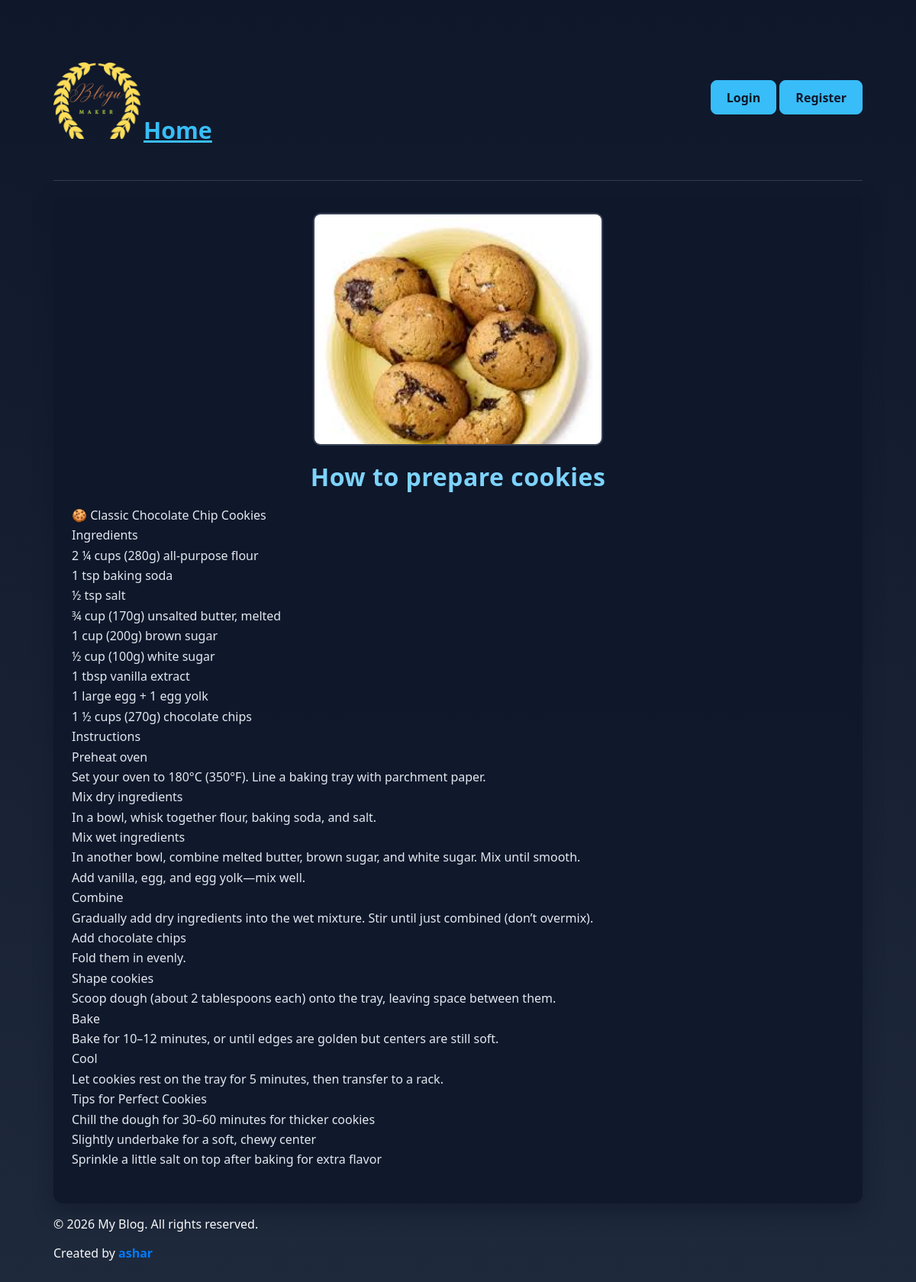
Screenshot of /how-to-prepare-cookies/ with the database file from the repository.
### Article/models.py (models this page shows, shortened)
class Article(models.Model):
    title = models.CharField(max_length = 50)
    body = models.TextField(editable= True)
    Creation_date = models.DateTimeField(auto_now_add = True)
    Author = models.ForeignKey(User,on_delete=models.CASCADE)
    Image = models.ImageField(upload_to="Thumb/",default="Thumb/Default.png",)
    slug = models.SlugField(allow_unicode=True,default=None)

### Article/views.py (the view)
# urls.py: path("<slug:content>/",views.Detail_view,name="details"),
def Detail_view(request,content):
    details = Article.objects.get(slug = content)
    return render(request,'content.html',{"Details":details})

### Article/templates/content.html (shortened to what this page needs)
{% extends 'main.html' %}
{% block content %}
<div class="sub-container" >
<div class="content_img">
    <img src=" {{ Details.Image.url }} " alt="Blog content">
</div>
<div class="content">
<h2 id="h2">{{ Details.title }}</h2>
</div>
<div class="content">
   {{ Details.body|linebreaks }}
</div>
</div>
<footer><p>&copy; {{Details.Creation_date|date:"Y"}} My Blog. All rights reserved.</p>
    <p>Created by <span style="font-weight: bold;color: #007bff;">{{ Details.Author }}</span></p>
</footer>
{% endblock content %}

### Blog/templates/main.html (shortened to what this page needs)
{% load static %}
<!DOCTYPE html>
<html lang="en">
<head>
    <link rel = "stylesheet" href = "{% static 'styles.css' %}">
</head>
<body>
    <div class="container">
        <nav>
            <div class="home">
                <a href="{% url 'Article:home' %}"><h1><p style="text-decoration: none;"><img src="{% static 'icon.png' %}" alt="Cookies" style="width: 20%;height:auto;" >Home</p></h1></a>
            </div>
            <div class="account-nav">
                {% if user.is_authenticated %}
                    <span style="font-weight: bold;color: #007bff;">Hello: {{ user.username|title }} </span>
                    <a class="btn" href="{% url 'Accounts:logout' %}">Logout</a>
                {% else %}
                    <a class="btn" href="{% url 'Accounts:logger' %}">Login</a>
                    <a class="btn" href="{% url 'Accounts:Register' %}">Register</a>
                {% endif %}
            </div>
        </nav>
        {% block content %}
        {% endblock content %}
    </div>
</body>
</html>

### Blog/static/styles.css (style rules this page uses)
* { box-sizing: border-box; }
body { margin: 0; padding: 0; font-family: 'Segoe UI', Tahoma, Geneva, Verdana, sans-serif; color: #f8f9fa; background: linear-gradient(180deg, #0f172a 0%, #1e293b 100%); }
.container { min-height: 100vh; max-width: 1100px; margin: 0 auto; padding: 20px; }
nav { display: flex; align-items: center; justify-content: space-between; padding: 14px 0; margin-bottom: 18px; border-bottom: 1px solid rgba(148, 163, 184, 0.25); text-decoration: none; }
nav .home a h1 { font-size: 1.9rem; color: #38bdf8; margin: 0; }
.sub-container { background-color: rgba(15, 23, 42, 0.85); border-radius: 12px; padding: 24px; margin: 16px 0; box-shadow: 0 10px 24px rgba(15, 23, 42, 0.55); }
.content_img { margin-bottom: 14px; text-align: center; }
.content_img img { width: 100%; max-width: 380px; height: auto; border-radius: 10px; border: 2px solid rgba(148, 163, 184, 0.3); }
.content h2, #h2 { margin: 12px 0 8px; font-size: 2rem; color: #7dd3fc; text-align: center; letter-spacing: 0.5px; }
.content p, .content a, .content span, .content li { color: #e2e8f0; line-height: 1.65; }
.btn, .btn-danger { display: inline-flex; align-items: center; justify-content: center; padding: 0.65rem 1.25rem; border-radius: 8px; border: 1px solid transparent; font-weight: 600; text-decoration: none; cursor: pointer; transition: background-color 0.2s ease, transform 0.2s ease; }
.btn { background-color: #38bdf8; color: #0f172a; border-color: #38bdf8; }
a { color: #38bdf8; }

### rows the page displays
Article: Image (picture), title "How to prepare cookies", body "🍪 Classic Chocolate Chip Cookies Ingredients 2 ¼ cups (280g) all-purpose flour 1 tsp baking soda ½ tsp salt ¾ cup (170g) unsalted butter, melted 1 cup (200g) brown sugar ½ cup (100g) white sugar 1 tbsp vanilla extract 1 large egg + 1 egg yolk 1 ½ cups (270g) chocolate chips Instructions Preheat oven Set your oven to 180°C (350°F). Line a baking tray with parchment paper. Mix dry ingredients In a bowl, whisk together flour, baking soda, and salt. Mix wet ingredients In another bowl, combine melted butter, brown sugar, and white sugar. Mix until smooth. Add vanilla, egg, and egg yolk—mix well. Combine Gradually add dry ingredients into the wet mixture. Stir until just combined (don’t…", Creation_date "2026", Author "ashar"
